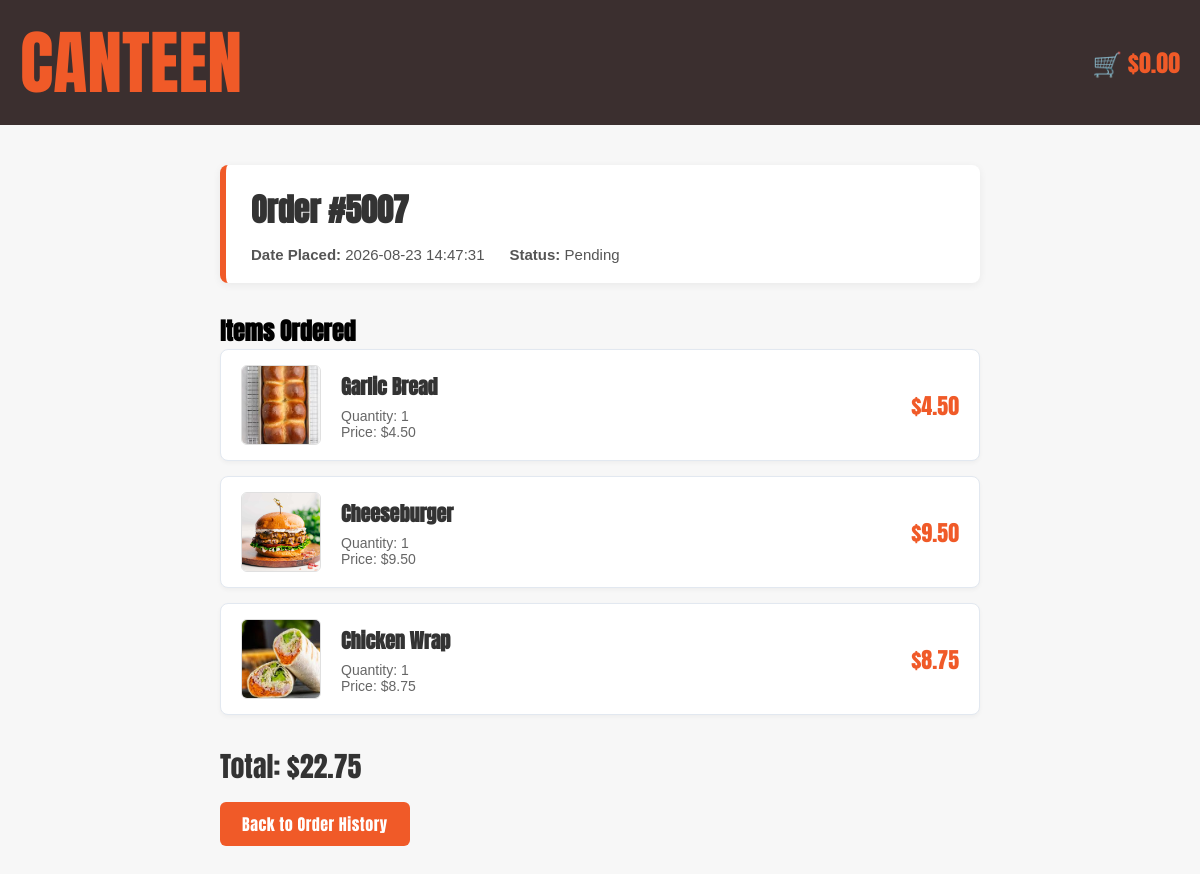
The app's page /order/5007 (signed in) with its own data.
### tables this page shows
CREATE TABLE "Order" (order_ID INTEGER PRIMARY KEY NOT NULL UNIQUE, student_ID INTEGER (5) REFERENCES User (ID), order_date TEXT, total_price NUMERIC (10, 2), status INTEGER);

CREATE TABLE Order_Detail (detail_ID INTEGER PRIMARY KEY UNIQUE, order_ID INTEGER CONSTRAINT fk_orderdetails_order REFERENCES "Order" (order_ID) ON DELETE CASCADE, item_ID INTEGER CONSTRAINT fk_orderdetails_menu REFERENCES Menu (item_ID), quantity INTEGER);

CREATE TABLE Menu (item_ID INTEGER PRIMARY KEY NOT NULL UNIQUE, item_name TEXT, item_type TEXT, is_available INTEGER, price NUMERIC (10, 2), item_photo TEXT, item_description TEXT);

### app.py (the view)
@app.route('/order/<int:order_ID>')
def order_detail(order_ID):
    if 'user_id' not in session:
        return redirect('/login')
    user_ID = session['user_id']
    db = get_db()
    db.row_factory = sqlite3.Row
    cursor = db.cursor()
    cursor.execute(
        """
        SELECT order_ID, order_date, total_price, status
        FROM "Order"
        WHERE order_ID = ? AND student_ID = ?
        """,
        (order_ID, user_ID)
    )
    order = cursor.fetchone()
    if not order:
        cursor.close()
        flash("Order not found or access denied.")
        return redirect('/order_history')
    cursor.execute(
        """
        SELECT Menu.item_name, Menu.price, Menu.item_photo, Order_Detail.quantity
        FROM Order_Detail
        JOIN Menu ON Order_Detail.item_ID = Menu.item_ID
        WHERE Order_Detail.order_ID = ?
        """,
        (order_ID,)
    )
    items = cursor.fetchall()
    cursor.close()
    return render_template(
        'order_detail.html',
        order=order,
        items=items,
        total=get_trolley_total()
    )

### app.py (called while the page is built)
def get_db():
    db = getattr(g, '_database', None)
    if db is None:
        db = g._database = sqlite3.connect(DATABASE)
    return db

@app.teardown_appcontext
def close_connection(exception):
    db = getattr(g, '_database', None)
    if db is not None:
        db.close()

def get_trolley_total():
    if 'user_id' not in session:
        return 0.0
    user_ID = session['user_id']
    db = get_db()
    db.row_factory = sqlite3.Row
    cursor = db.cursor()
    cursor.execute(
        """
        SELECT Menu.price, Trolley.quantity
        FROM Trolley
        JOIN Menu ON Trolley.item_ID = Menu.item_ID
        WHERE Trolley.user_ID = ?
        """,
        (user_ID,)
    )
    trolley_items = cursor.fetchall()
    cursor.close()
    return sum(item['price'] * item['quantity'] for item in trolley_items)

### templates/order_detail.html (shortened to what this page needs)
<!DOCTYPE html>
<html lang="en">
<head>
  <link rel="stylesheet" href="{{ url_for('static', filename='style.css') }}">
  <link rel="stylesheet" href="{{ url_for('static', filename='order_detail.css') }}">
</head>
<body>
  <header>
    <div class="top-bar">
      <div class="container top-bar-content">
        <div class="top-left"><a href="{{ url_for('home') }}">CANTEEN</a></div>
        <div class="cart">
          <a href="{{ url_for('trolley') }}" id="cart-total-link">🛒 ${{ "%.2f"|format(total) }}</a>
        </div>
      </div>
    </div>
  </header>
  <main class="detail-container">
    <div class="order-header-box">
      <h1>Order #{{ order.order_ID }}</h1>
      <div class="order-meta">
        <span><strong>Date Placed:</strong> {{ order.order_date }}</span>
        <span>
          <strong>Status:</strong>
          {% if order.status == 1 %}Completed{% else %}Pending{% endif %}
        </span>
      </div>
    </div>
    <h2>Items Ordered</h2>
    <div class="detail-items-list">
      {% for item in items %}
        <div class="detail-item-card">
          <img src="{{ url_for('static', filename='images/' + item.item_photo) }}" alt="{{ item.item_name }}" class="detail-item-img">
          <div class="detail-item-info">
            <h3>{{ item.item_name }}</h3>
            <p>Quantity: {{ item.quantity }}</p>
            <p>Price: ${{ "%.2f"|format(item.price) }}</p>
          </div>
          <div class="detail-item-subtotal">
            ${{ "%.2f"|format(item.price * item.quantity) }}
          </div>
        </div>
      {% endfor %}
    </div>
    <div class="summary-total"><p>Total: ${{ "%.2f"|format(order.total_price) }}</p></div>
    <a href="{{ url_for('order_history') }}" class="back-btn">Back to Order History</a>
  </main>
</body>
</html>

### static/style.css (style rules this page uses)
* { margin: 0; padding: 0; box-sizing: border-box; }
body { margin: 0; padding: 0; overflow-x: hidden; background-color: #f7f7f7; font-family: "Anton", sans-serif; text-transform: uppercase; }
.container { width: 100%; max-width: 1400px; margin-left: auto; margin-right: auto; padding-left: 20px; padding-right: 20px; }
.top-bar { background: #3b2f2f; width: 100%; padding: 10px 0; }
.top-bar-content { display: flex; justify-content: space-between; align-items: center; }
.top-left, .top-right { flex: 1; }
.top-left a { color: #f05a28; font-size: 70px; text-decoration: none; display: flex; }
.cart a { margin-left: auto; padding: 12px 0px 12px 20px; }
h1 { font-weight: 700; font-style: normal; text-align: left; margin: 25px 0 20px 0; color: #3b2f2f; }

### static/order_detail.css (style rules this page uses)
body { font-family: "Anton", sans-serif; text-transform: none; }
.cart a { margin-left: auto; padding: 12px 0px 12px 20px; text-decoration: none; color: #f05a28; font-weight: 400; display: inline-block; font-size: 24px; }
.detail-container { max-width: 800px; margin: 40px auto; padding: 0 20px; font-family: Arial, sans-serif; }
.order-header-box { background-color: #ffffff; border-left: 6px solid #f05a28; border-radius: 8px; padding: 20px 25px; margin-bottom: 30px; box-shadow: 0 2px 8px rgba(0, 0, 0, 0.06); }
.order-header-box h1 { font-family: 'Anton', sans-serif; font-size: 32px; margin: 0 0 12px 0; color: #333333; }
.order-meta { display: flex; gap: 25px; color: #555555; font-size: 15px; font-family: Arial, sans-serif; }
h2 { font-family: "Anton"; }
.detail-items-list { display: flex; flex-direction: column; gap: 15px; margin-bottom: 30px; }
.detail-item-card { display: flex; align-items: center; background-color: #ffffff; border: 1px solid #e2e8f0; border-radius: 8px; padding: 15px 20px; gap: 20px; box-shadow: 0 2px 4px rgba(0, 0, 0, 0.04); }
img.detail-item-img { width: 80px; height: 80px; max-width: 80px; max-height: 80px; object-fit: cover; border-radius: 6px; border: 1px solid #e0e0e0; flex-shrink: 0; }
.detail-item-info { flex-grow: 1; }
.detail-item-info h3 { font-family: 'Anton', sans-serif; font-size: 20px; margin: 0 0 6px 0; color: #333333; }
.detail-item-info p { margin: 0; color: #666666; font-size: 14px; font-family: Arial, sans-serif; }
.detail-item-subtotal { font-family: 'Anton', sans-serif; font-size: 22px; color: #f05a28; }
.summary-total { font-family: 'Anton', sans-serif; font-size: 28px; color: #333333; margin: 0 0 15px 0; }
a.back-btn { display: inline-block; background-color: #f05a28; color: #ffffff; padding: 10px 22px; border-radius: 6px; text-decoration: none; font-family: 'Anton', sans-serif; font-size: 16px; letter-spacing: 0.5px; transition: background-color 0.2s ease; }

### records on screen
Order: order_ID "5007", order_date "2026-08-23 14:47:31", total_price "22.75"
Order_Detail: item_photo (picture), item_name "Garlic Bread", quantity "1"
Menu: price "4.50", item.price*item.quantity "4.50"
Order_Detail: item_photo (picture), item_name "Cheeseburger", quantity "1"
Menu: price "9.50", item.price*item.quantity "9.50"
Order_Detail: item_photo (picture), item_name "Chicken Wrap", quantity "1"
Menu: price "8.75", item.price*item.quantity "8.75"

### other values on screen
{{ "%.2f"|format(total) }} "0.00"
